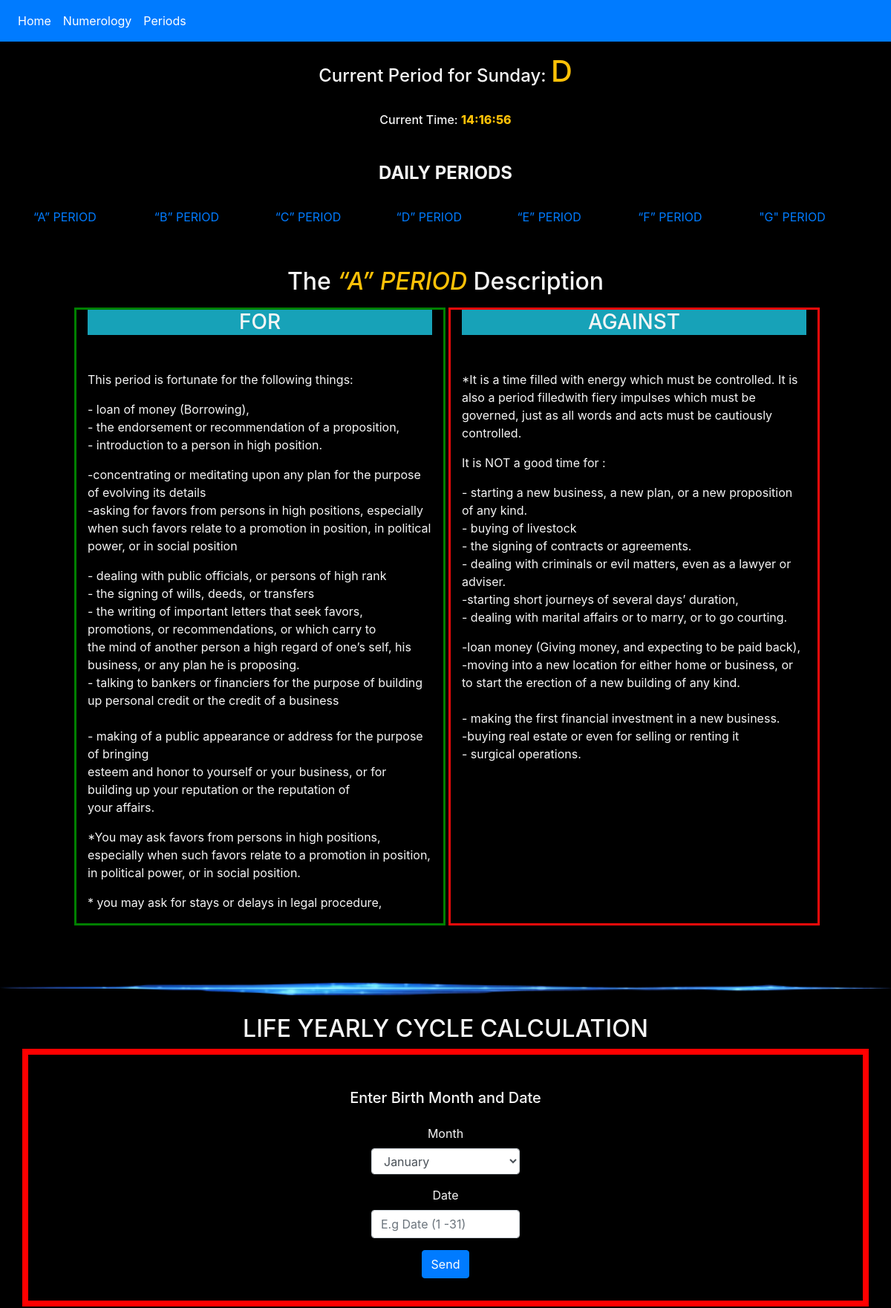
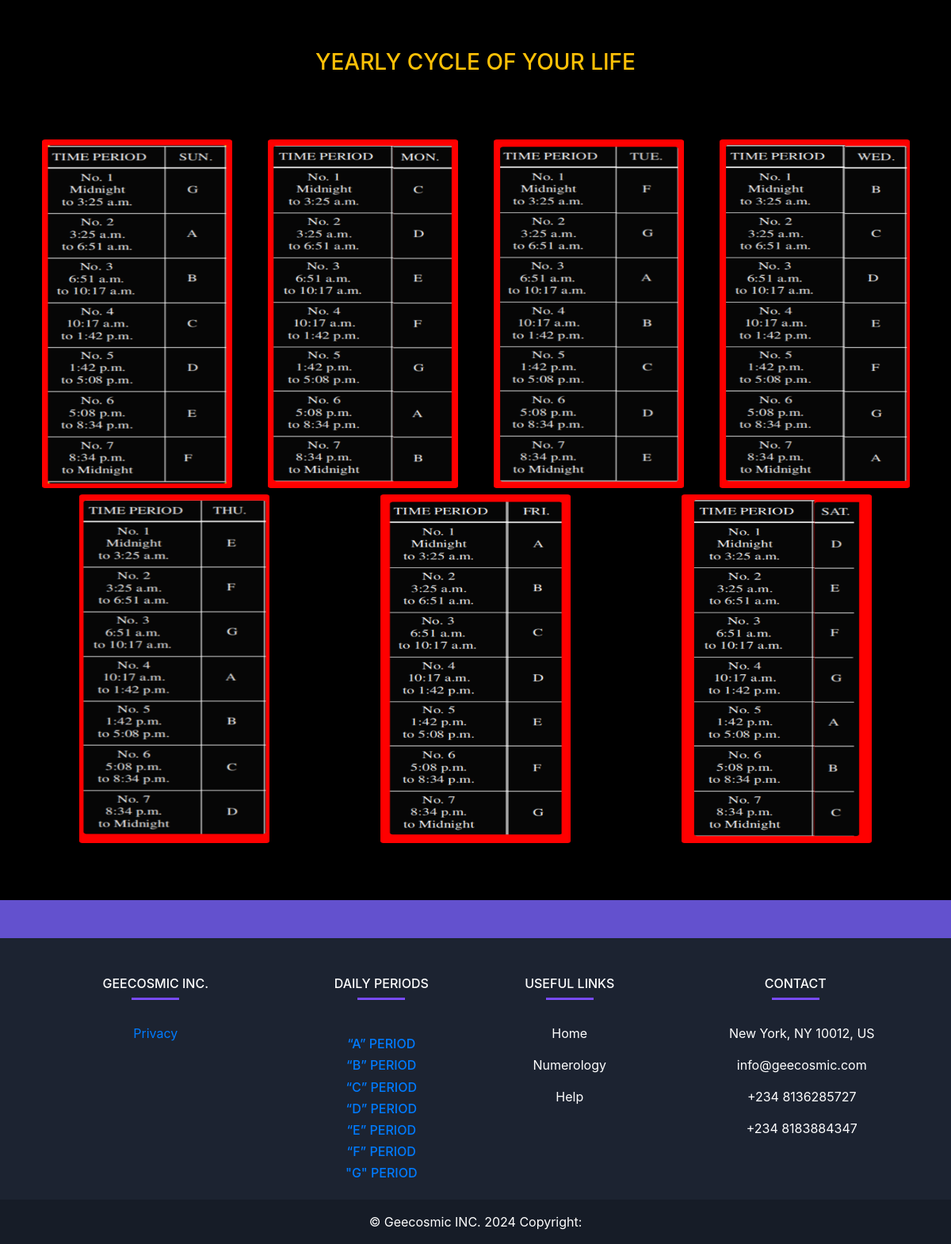
/1/, run on the app's committed database (2 pictures, top to bottom).
### life/models.py (models this page shows, shortened)
class Period(models.Model):
  title =  models.CharField(max_length=200, null=True)
  message_for = models.TextField( null=True)
  message_against = models.TextField( null=True)
  class Meta:
    ordering = ['id']

### life/views.py (the view, shortened to what this page needs)
# urls.py: path('<int:id>/', views.main_page, name='main_page_with_detail'),  # View with a selected period
def main_page(request, id=None):
    timezone = request.COOKIES.get('timezone', 'UTC')
    start_date = None
    cycle_periods = []
    today, current_period_letter, period_index = get_period_for_day_and_time(timezone=timezone)
    periods = Period.objects.all()  # Retrieve all periods
    period = None
    if id:
        period = get_object_or_404(Period, id=id)
    context = {
        'periods': periods,
        'selected_period': period,  # Pass the selected period details to the template
        'today': today,
        'current_period_letter':current_period_letter ,
        'period_index': period_index,
        'cycle_periods': cycle_periods,
        'start_date':  start_date,
    }
    return render(request, 'main_page.html', context)

### life/context_processors.py (called while the page is built)
def periods_processor(request):
    periods = Period.objects.all().order_by('-title')
    return {'periods': periods}

### life/templates/main_page.html (shortened to what this page needs)
{% load static %}
<!DOCTYPE html>
<html lang="en">
<head>
    <link rel="stylesheet" href="https://cdn.jsdelivr.net/npm/bootstrap@4.6.2/dist/css/bootstrap.min.css">
</head>
<body>
    {%include "nav.html"%}
<h4 class="text-center pt-3">
  Current Period for {{ today }}: <b class="text-warning h1">{{ current_period_letter }}</b>
</h4>
<br>
<h6 class="text-center">Current Time: <span class="text-warning" id="clock"></span></h6>
<br>
<center class="pt-3">
    <h4><b>DAILY PERIODS</b></h4></center> <br>
<div class="container">
    <div class="row">
        {% for period in periods %}
        <div class="col perd">
            <a href="{% url 'main_page_with_detail' period.id %}#here">{{ period.title }}</a></h4>
        </div>
        {% endfor %}
    </div>
</div>
<br> <br>
<center  id="here" class="p-2"><h2>The <I class="text-warning">{{ selected_period.title }}</I> Description</h2>
</center>
<div class="container-fluid">
    <div class="row">
        <div class="col-md-1">
        </div>
        <div class="col-md-5 bpro mr-1">
            <center class="bg-info"><h3>FOR</h3></center><br>
            <p>{{ selected_period.message_for|linebreaks }}</p>
        </div>
        <div class="col-md-5 bcon">
            <center class="bg-info"><h3>AGAINST</h3></center><br>
            <p>
                {{ selected_period.message_against|linebreaks }}
            </p>
        </div>
    </div>
</div><br> <br> <br>
<img class="imgw" src="{% static 'images2/line2.png' %}" width="100%" alt="Image"> <br> <br>
<h2 class="text-center">LIFE YEARLY CYCLE CALCULATION</h2>
<div class="container con1">
  <center>
    <div class="container">
      <h5 class="p-3">Enter Birth Month and Date</h5>
  <form class="fm" method="POST" action="" id="yearly-cycle-form">
  <div class="form-group">
  <label for="month">Month</label>
  <select style="width:200px; height:35px;" id="month" name="month" class="form-control">
  <option value="January">January</option>
  </select>
  </div>
  <div class="form-group">
  <label for="date">Date</label>
  <input style="width:200px;" type="number" class="form-control" id="date" name="date" placeholder="E.g Date (1 -31)">
  </div>
  <button  onclick="window.location.hash='yearcycle';" type="submit" class="btn btn-primary">Send</button>
  </form>
  </center>
 </div><br>
  <br>
  <div id="yearcycle" class="container mt-3">
    <h3 class="pb-3 text-warning text-center">YEARLY CYCLE OF YOUR LIFE</h3>
</div> <br> <br>
<div class="container text-center">
    <div class="row">
      <div class="col py-2"><img src="{% static 'images/days/sun' %}.png" width="240px" height="440px" alt="Image">
      </div>
      <div class="col py-2"><img src="{% static 'images/days/mon' %}.png" width="240px" height="440px" alt="Image">
      </div>
      <div class="col py-2"><img src="{% static 'images/days/tue' %}.png" width="240px" height="440px" alt="Image">
      </div>
      <div class="col py-2"><img src="{% static 'images/days/wed' %}.png" width="240px" height="440px" alt="Image">
      </div>
    </div>
  </div>
  <div class="container text-center">
    <div class="row">
      <div class="col"><img src="{% static 'images/days/thur' %}.png" width="240px" height="440px" alt="Image"><br><br>
      </div>
      <div class="col"><img src="{% static 'images/days/fri' %}.png" width="240px" height="440px" alt="Image"><br><br>
      </div>
      <div class="col"><img src="{% static 'images/days/sat' %}.png" width="240px" height="440px" alt="Image"><br><br>
      </div>
    </div>
  </div> <br><br>
{% include "footer.html"%}
</body>
</html>

### life/templates/footer.html (shortened to what this page needs)
  <footer
          class="text-center text-lg-start text-white"
          style="background-color: #1c2331"
          >
    <section
             class="d-flex justify-content-between p-4"
             style="background-color: #6351ce"
             >
    </section>
    <section class="">
      <div class="container text-center text-md-start mt-5">
        <div class="row mt-3">
          <div class="col-md-3 col-lg-4 col-xl-3 mx-auto mb-4">
            <h6 class="text-uppercase fw-bold">Geecosmic Inc.</h6>
            <hr
                class="mb-4 mt-0 d-inline-block mx-auto"
                style="width: 60px; background-color: #7c4dff; height: 2px"
                />
            <p>
              <a href="{% url 'privacy-page' %}">Privacy</a></h4>
            </p>
          </div>
          <div class="col-md-2 col-lg-2 col-xl-2 mx-auto mb-2">
            <h6 class="text-uppercase fw-bold">Daily Periods</h6>
            <hr
                class="mb-4 mt-0 d-inline-block mx-auto"
                style="width: 60px; background-color: #7c4dff; height: 2px"
                />
            <p>
                {% for period in periods %}
                    <h6>
                        <a href="{% url 'main_page_with_detail' period.id %}#here">{{ period.title }}</a></h4>
                    </h6>
                {% endfor %}
            </p>
          </div>
          <div class="col-md-3 col-lg-2 col-xl-2 mx-auto mb-4">
            <h6 class="text-uppercase fw-bold">Useful links</h6>
            <hr
                class="mb-4 mt-0 d-inline-block mx-auto"
                style="width: 60px; background-color: #7c4dff; height: 2px"
                />
            <p>
              <a href="{% url 'tikkun'%}" class="text-white">Home</a>
            </p>
            <p>
              <a href="{% url 'index2'%}" class="text-white">Numerology</a>
            </p>
            <p>
              <a href="#!" class="text-white">Help</a>
            </p>
          </div>
          <div class="col-md-4 col-lg-3 col-xl-3 mx-auto mb-md-0 mb-4">
            <h6 class="text-uppercase fw-bold">Contact</h6>
            <hr
                class="mb-4 mt-0 d-inline-block mx-auto"
                style="width: 60px; background-color: #7c4dff; height: 2px"
                />
            <p> New York, NY 10012, US</p>
            <p> info@geecosmic.com</p>
            <p> +234 8136285727</p>
            <p> +234 8183884347</p>
          </div>
        </div>
      </div>
    </section>
    <div
         class="text-center p-3"
         style="background-color: rgba(0, 0, 0, 0.2)"
         >
      © Geecosmic INC. 2024 Copyright:
    </div>
  </footer>

### life/templates/main_page.html (style rules this page uses)
body { overflow-x: hidden; background-color: black; color: whitesmoke; }
html { scroll-behavior: smooth; }
.bpro { border: 3px solid green; }
.bcon { border: 3px solid rgb(243, 10, 10); }
.con1 { padding-top: 30px; padding-bottom: 30px; border: 8px solid red; }
#yearcycle { display: block; visibility: visible; opacity: 1; }
span { font-weight: 800; }

### data on the page
Period: title "“A” PERIOD", message_for "This period is fortunate for the following things: - loan of money (Borrowing), - the endorsement or recommendation of a proposition, - introduction to a person in high position. -concentrating or meditating upon any plan for the purpose of evolving its details -asking for favors from persons in high positions, especially when such favors relate to a promotion in position, in political power, or in social position - dealing with public officials, or persons of high rank - the signing of wills, deeds, or transfers - the writing of important letters that seek favors, promotions, or recommendations, or which carry to the mind of another person a high regard of one’s self, his business, or any…", message_against "*It is a time filled with energy which must be controlled. It is also a period filledwith fiery impulses which must be governed, just as all words and acts must be cautiously controlled. It is NOT a good time for : - starting a new business, a new plan, or a new proposition of any kind. - buying of livestock - the signing of contracts or agreements. - dealing with criminals or evil matters, even as a lawyer or adviser. -starting short journeys of several days’ duration, - dealing with marital affairs or to marry, or to go courting. -loan money (Giving money, and expecting to be paid back), -moving into a new location for either home or business, or to start the erection of a new building of…"
Period: title "“B” PERIOD"
Period: title "“C” PERIOD"
Period: title "“D” PERIOD"
Period: title "“E” PERIOD"
Period: title "“F” PERIOD"
Period: title "\"G\" PERIOD"

### other printed values
{{ today }} "Sunday"
{{ current_period_letter }} "D"
